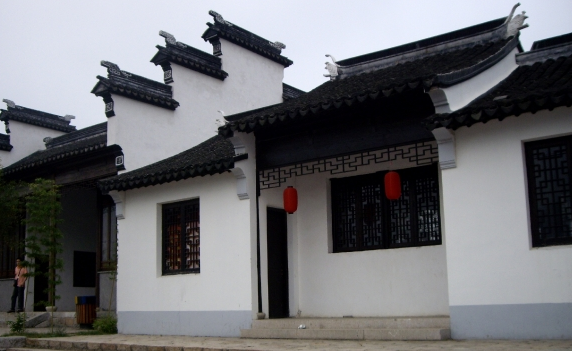
#> input picture Desktop/ffdnet-pytorch/data/exploration_database_and_code/00001.bmp, 572 x 351 px; its folder holds only this picture in this run
$ python prepare_patches.py
#> lines starting #> are read from the running program, lines starting #| are printed output that depends on the picture
### Desktop/ffdnet-pytorch/dataset.py
import os
import os.path
import random
import glob
import numpy as np
import cv2
import h5py
import torch
import torch.utils.data as udata
from utils import data_augmentation, normalize
import sklearn

def img_to_patches(img, win, stride=1):
    r"""Converts an image to an array of patches.

    Args:
        img: a numpy array containing a CxHxW RGB (C=3) or grayscale (C=1)
            image
        win: size of the output patches
        stride: int. stride
    """
    k = 0
    endc = img.shape[0]
    endw = img.shape[1]
    endh = img.shape[2]
    patch = img[:, 0:endw - win + 0 + 1:stride, 0:endh - win + 0 + 1:stride]
    total_pat_num = patch.shape[1] * patch.shape[2]
    res = np.zeros([endc, win * win, total_pat_num], np.float32)
    for i in range(win):
        for j in range(win):
            patch = img[:, i:endw - win + i + 1:stride, j:endh - win + j + 1:stride]
            res[:, k, :] = np.array(patch[:]).reshape(endc, total_pat_num)
            k = k + 1
    return res.reshape([endc, win, win, total_pat_num])


# [100 lines left out: function prepare_data, not called in this run]


from multiprocessing import Pool
from tqdm.auto import tqdm
import shutil


def process_slided_image2(params):
    param = params[0]
    scales = params[1]
    patch_size = params[2]
    stride = params[3]
    aug_times = params[4]
    image_name = params[5]
    h5f_dataset = []
    imgor = cv2.imread(param)
    # h, w, c = img.shape
    train_num=0
    for sca in scales:
        img = cv2.resize(imgor, (0, 0), fx=sca, fy=sca, \
                         interpolation=cv2.INTER_CUBIC)
        # CxHxW RGB image
        img = (cv2.cvtColor(img, cv2.COLOR_BGR2RGB)).transpose(2, 0, 1)
        img = normalize(img)
        patches = img_to_patches(img, win=patch_size, stride=stride)
        print("\tfile: %s scale %.1f # samples: %d" % \
              (param, sca, patches.shape[3] * aug_times))
        for nx in range(patches.shape[3]):
            data = data_augmentation(patches[:, :, :, nx].copy(), \
                                     np.random.randint(0, 7))
            # h5f.create_dataset(str(train_num), data=data)
            h5f_dataset.append([f'{image_name}_{str(train_num)}', data])
            train_num +=1
            for mx in range(  - 1):
                data_aug = data_augmentation(data, np.random.randint(1, 4))
                # h5f.create_dataset(str(train_num) + "_aug_%d" % (mx + 1), data=data_aug)
                h5f_dataset.append([f'{image_name}_{str(train_num)}' + "_aug_%d" % (mx + 1), data_aug])
    return h5f_dataset


def prepare_data2(data_path, \
                  val_data_path, \
                  patch_size, \
                  stride, \
                  max_num_patches=None, \
                  aug_times=1, \
                  gray_mode=False):
    r"""Builds the training and validations datasets by scanning the
    corresponding directories for images and extracting	patches from them.

    Args:
        data_path: path containing the training image dataset
        val_data_path: path containing the validation image dataset
        patch_size: size of the patches to extract from the images
        stride: size of stride to extract patches
        stride: size of stride to extract patches
        max_num_patches: maximum number of patches to extract
        aug_times: number of times to augment the available data minus one
        gray_mode: build the databases composed of grayscale patches
    """
    # training database
    print('> Training database')
    scales = [1, 0.9, 0.8, 0.7]
    types = ('*.bmp', '*.png', '*.jpg')
    files = []
    for tp in types:
        files.extend(glob.glob(os.path.join(data_path, tp)))
    files.sort()

    if gray_mode:
        traindbf = 'train_gray.h5'
        valdbf = 'val_gray.h5'
    else:
        traindbf = 'train_rgb.h5'
        valdbf = 'val_rgb.h5'

    if max_num_patches is None:
        max_num_patches = 5000000
        print("\tMaximum number of patches not set")
    else:
        print("\tMaximum number of patches set to {}".format(max_num_patches))
    train_num = 0
    i = 0

    # with h5py.File(traindbf, 'w') as h5f:
    h5f_dataset = []
    params = []
    for f in files:
        params.append([f, scales, patch_size, stride, aug_times, f.split('/')[-1], traindbf])
    with Pool(90) as p:
        aa = p.map(process_slided_image2, tqdm(params))

    print(len(aa))
    count=0
    for a in aa:
        for a_ in a:
            count += len(a_)
    print(count)
    with h5py.File(traindbf, 'w') as h5f:
        for a in aa:
            for a_ in a:
                print(a_[0])
                h5f.create_dataset(a_[0], data=a_[1])
    # [31 lines of commented-out code are left out]
    print('\n> Validation database')
    files = []
    for tp in types:
        files.extend(glob.glob(os.path.join(val_data_path, tp)))
    files.sort()
    h5f = h5py.File(valdbf, 'w')
    val_num = 0
    for i, item in enumerate(files):
        print("\tfile: %s" % item)
        img = cv2.imread(item)
        if not gray_mode:
            # C. H. W, RGB image
            img = (cv2.cvtColor(img, cv2.COLOR_BGR2RGB)).transpose(2, 0, 1)
        else:
            # C, H, W grayscale image (C=1)
            img = cv2.cvtColor(img, cv2.COLOR_BGR2GRAY)
            img = np.expand_dims(img, 0)
        img = normalize(img)
        h5f.create_dataset(str(val_num), data=img)
        val_num += 1
    h5f.close()

    print('\n> Total')
    print('\ttraining set, # samples %d' % train_num)
    print('\tvalidation set, # samples %d\n' % val_num)


class Dataset(udata.Dataset):
    r"""Implements torch.utils.data.Dataset
    """

    # [19 lines left out: function __init__, not called in this run]

    def __len__(self):
        # 每次迭代只取8000*128个
        return 8000*128

    # [11 lines left out: function __getitem__, not called in this run]
class Dataset2(udata.Dataset):
    r"""Implements torch.utils.data.Dataset
        我们每次从训练集的文件目录中可重复的抽取128x8000张图像，然后对每张图像进行抽取一个patch，并做数据增强
    """

    # [26 lines left out: function __init__, not called in this run]

    def __len__(self):
        return len(self.keys)

    # [20 lines left out: functions __get_train_data__, __getitem__, not called in this run]

### Desktop/ffdnet-pytorch/utils.py
"""
Different utilities such as orthogonalization of weights, initialization of
loggers, etc

Copyright (C) 2018, Matias Tassano <matias.tassano@parisdescartes.fr>

This program is free software: you can use, modify and/or
redistribute it under the terms of the GNU General Public
License as published by the Free Software Foundation, either
version 3 of the License, or (at your option) any later
version. You should have received a copy of this license along
this program. If not, see <http://www.gnu.org/licenses/>.
"""
import subprocess
import math
import logging
import numpy as np
import cv2
import torch
import torch.nn as nn
from skimage.metrics import peak_signal_noise_ratio as psnr

# [40 lines left out: functions weights_init_kaiming, batch_psnr, not called in this run]

def data_augmentation(image, mode):
	r"""Performs dat augmentation of the input image

	Args:
		image: a cv2 (OpenCV) image
		mode: int. Choice of transformation to apply to the image
			0 - no transformation
			1 - flip up and down
			2 - rotate counterwise 90 degree
			3 - rotate 90 degree and flip up and down
			4 - rotate 180 degree
			5 - rotate 180 degree and flip
			6 - rotate 270 degree
			7 - rotate 270 degree and flip
	"""
	out = np.transpose(image, (1, 2, 0))
	if mode == 0:
		# original
		out = out
	elif mode == 1:
		# flip up and down
		out = np.flipud(out)
	elif mode == 2:
		# rotate counterwise 90 degree
		out = np.rot90(out)
	elif mode == 3:
		# rotate 90 degree and flip up and down
		out = np.rot90(out)
		out = np.flipud(out)
	elif mode == 4:
		# rotate 180 degree
		out = np.rot90(out, k=2)
	elif mode == 5:
		# rotate 180 degree and flip
		out = np.rot90(out, k=2)
		out = np.flipud(out)
	elif mode == 6:
		# rotate 270 degree
		out = np.rot90(out, k=3)
	elif mode == 7:
		# rotate 270 degree and flip
		out = np.rot90(out, k=3)
		out = np.flipud(out)
	else:
		raise Exception('Invalid choice of image transformation')
	return np.transpose(out, (2, 0, 1))

# [80 lines left out: functions variable_to_cv2_image, get_git_revision_short_hash, init_logger, init_logger_ipol, init_logger_test, not called in this run]

def normalize(data):
	r"""Normalizes a unit8 image to a float32 image in the range [0, 1]

	Args:
		data: a unint8 numpy array to normalize from [0, 255] to [0, 1]
	"""
	return np.float32(data/255.)

# [62 lines left out: functions svd_orthogonalization, remove_dataparallel_wrapper, is_rgb, not called in this run]

### Desktop/ffdnet-pytorch/prepare_patches.py
import argparse
from dataset import prepare_data2

if __name__ == "__main__":
	parser = argparse.ArgumentParser(description=\
								  "Building the training patch database")
	parser.add_argument("--gray", action='store_true',default=False,\
						help='prepare grayscale database instead of RGB')
	# Preprocessing parameters patch的长和宽
	parser.add_argument("--patch_size", "--p", type=int, default=70, \
					 help="Patch size")
	parser.add_argument("--stride", "--s", type=int, default=60, \
					 help="Size of stride")
	parser.add_argument("--max_number_patches", "--m", type=int, default=None, \
						help="Maximum number of patches")
	parser.add_argument("--aug_times", "--a", type=int, default=1, \
						help="How many times to perform data augmentation")
	# Dirs
	parser.add_argument("--trainset_dir", type=str, default=None, \
					 help='path of trainset')
	parser.add_argument("--valset_dir", type=str, default=None, \
						 help='path of validation set')
	args = parser.parse_args()

	if args.gray:
		if args.trainset_dir is None:
			args.trainset_dir = 'data/gray/train'
		if args.valset_dir is None:
			args.valset_dir = 'data/gray/Set12'
	else:
		if args.trainset_dir is None:
			# args.trainset_dir = 'data/rgb/CImageNet_expl'
			args.trainset_dir = 'data/exploration_database_and_code'
		if args.valset_dir is None:
			# args.valset_dir = 'data/rgb/Kodak24'
			args.valset_dir = 'data/Kodak24'

	print("\n### Building databases ###")
	print("> Parameters:")
	for p, v in zip(args.__dict__.keys(), args.__dict__.values()):
		print('\t{}: {}'.format(p, v))
	print('\n')

	prepare_data2(args.trainset_dir,\
					args.valset_dir,\
					args.patch_size,\
					args.stride,\
					args.max_number_patches,\
					aug_times=args.aug_times,\
					gray_mode=args.gray)
#> in process_slided_image2, imgor is the input picture: shape (351, 572, 3); mean B, G, R 112.7, 109.2, 108.7
#> the loop in process_slided_image2, `for sca in scales:` made 4 passes
#> pass 1, in data_augmentation, `out = np.transpose(image, (1, 2, 0))`:
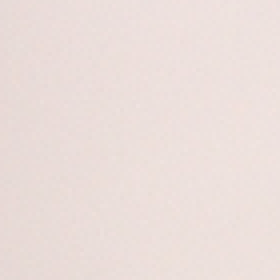
#> out: shape (70, 70, 3) float32 (shown 4 times larger); mean of channels 0, 1, 2 0.858, 0.872, 0.923; drawn as B, G, R
#> pass 1, in data_augmentation (call 2), `out = np.transpose(image, (1, 2, 0))`:
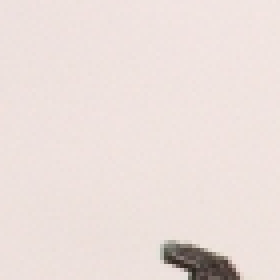
#> out: shape (70, 70, 3) float32 (shown 4 times larger); mean of channels 0, 1, 2 0.857, 0.874, 0.922; drawn as B, G, R
#> pass 1, in data_augmentation (call 2), `out = np.rot90(out, k=2)`:
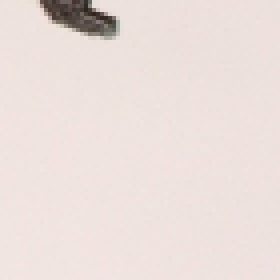
#> out: shape (70, 70, 3) float32 (shown 4 times larger); mean of channels 0, 1, 2 0.857, 0.874, 0.922; drawn as B, G, R
#> after the loop in process_slided_image2, `for sca in scales:`: h5f_dataset = 131 items; train_num = 131
#> in prepare_data2, `aa = p.map(process_slided_image2, tqdm(params))`: aa = 1 item
#| 1
#> the loop in prepare_data2, `for a in aa:` made 1 pass
#> after the loop in prepare_data2, `for a in aa:`: count = 262
#| 262
